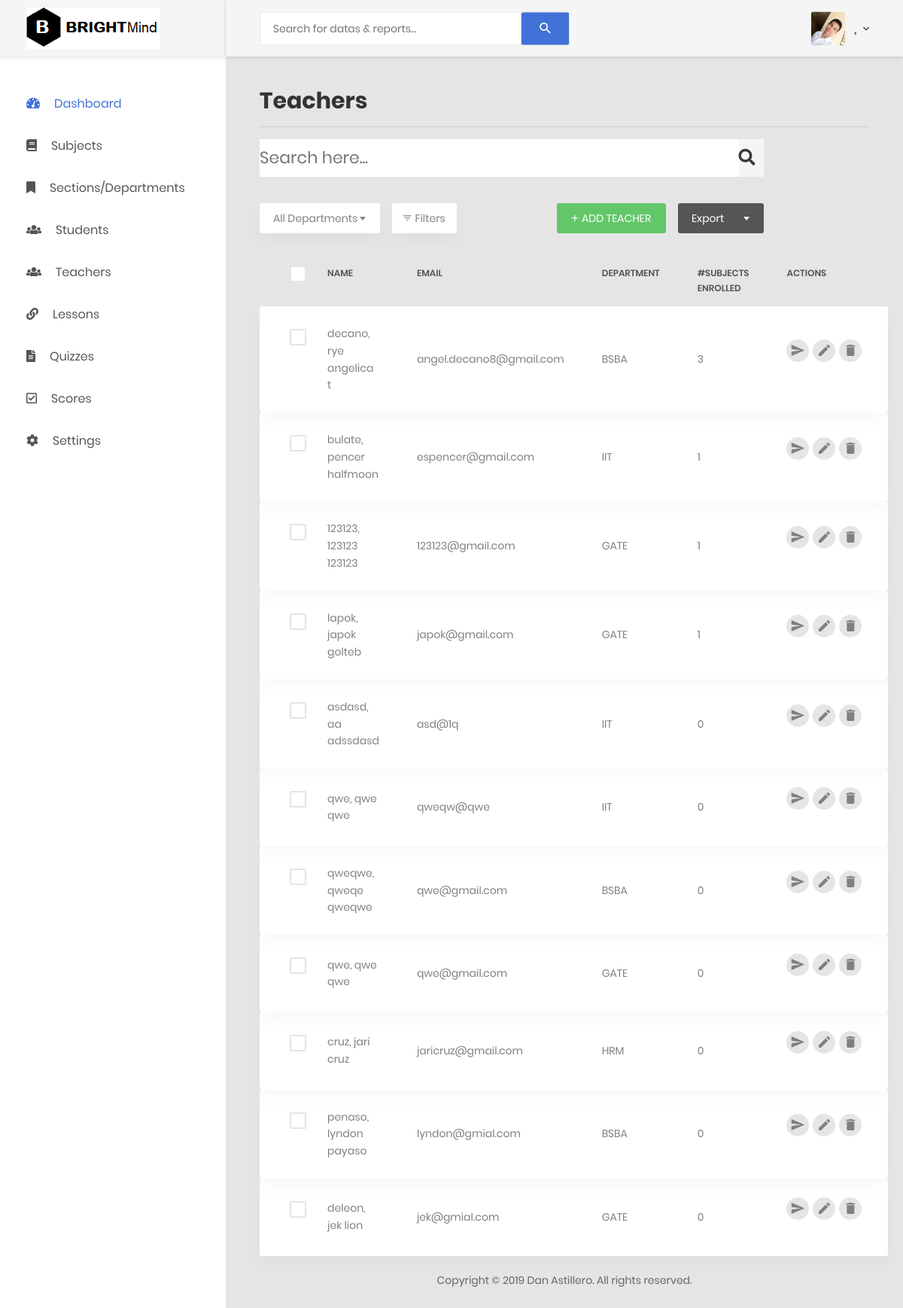
/adminteachers.php, run on an earlier commit of the app's database.
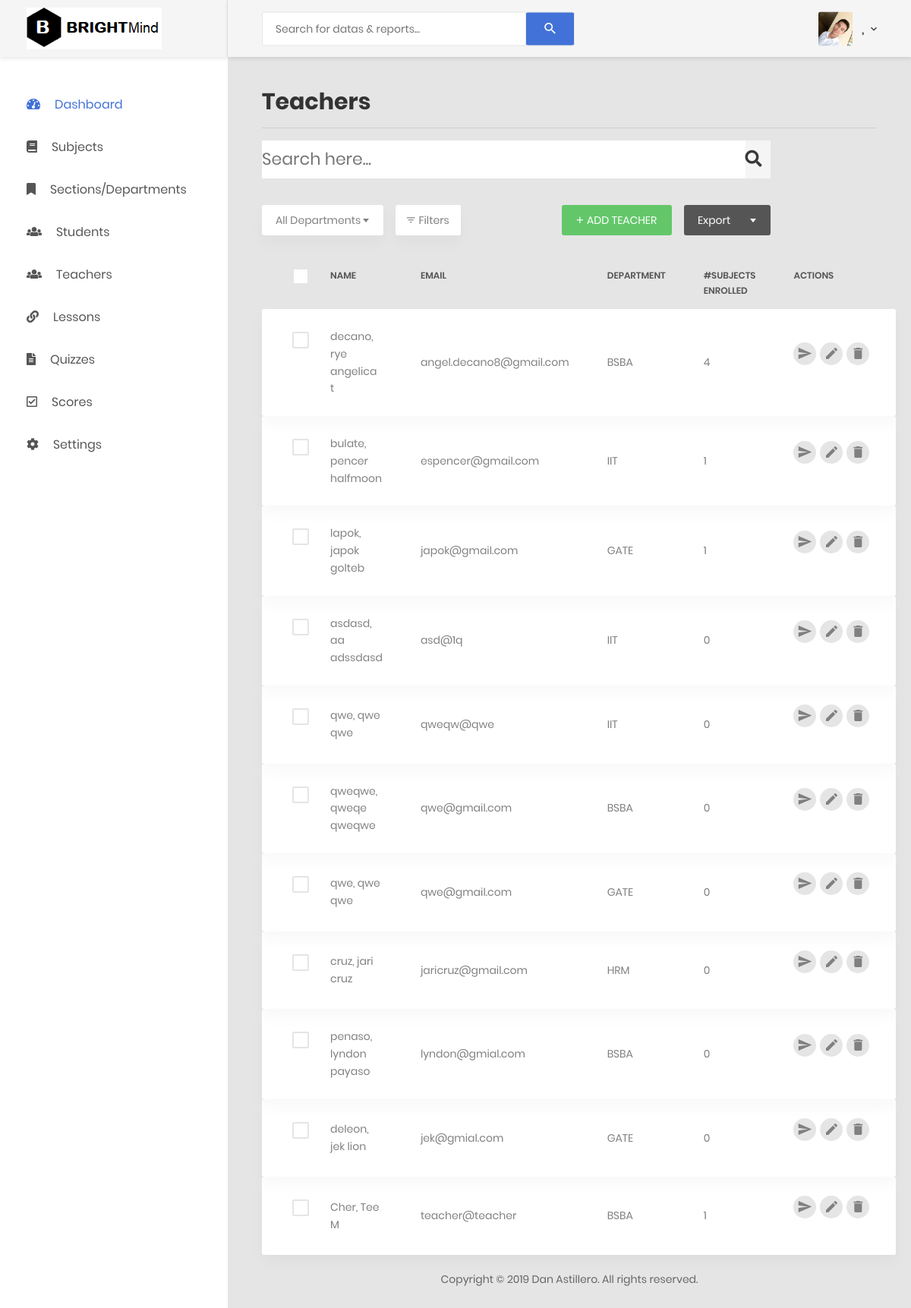
And on a later commit of the database.
### tables this page shows
CREATE TABLE IF NOT EXISTS `teacherstbl` (
  `teachersid` int(10) NOT NULL AUTO_INCREMENT,
  `email` varchar(100) NOT NULL,
  `password` varchar(100) NOT NULL,
  `fname` varchar(100) NOT NULL,
  `lname` varchar(100) NOT NULL,
  `mname` varchar(100) NOT NULL,
  `deptid` int(10) NOT NULL,
  PRIMARY KEY (`teachersid`)
);

### adminteachers.php (the view, shortened to what the changed rows need)
<!DOCTYPE html>
<html lang="en">
<head>
    <link href="css/font-face.css" rel="stylesheet" media="all">
    <link href="vendor/font-awesome-4.7/css/font-awesome.min.css" rel="stylesheet" media="all">
    <link href="vendor/font-awesome-5/css/fontawesome-all.min.css" rel="stylesheet" media="all">
    <link href="vendor/mdi-font/css/material-design-iconic-font.min.css" rel="stylesheet" media="all">
    <link href="vendor/bootstrap-4.1/bootstrap.min.css" rel="stylesheet" media="all">
    <link href="vendor/animsition/animsition.min.css" rel="stylesheet" media="all">
    <link href="vendor/bootstrap-progressbar/bootstrap-progressbar-3.3.4.min.css" rel="stylesheet" media="all">
    <link href="vendor/wow/animate.css" rel="stylesheet" media="all">
    <link href="vendor/css-hamburgers/hamburgers.min.css" rel="stylesheet" media="all">
    <link href="vendor/slick/slick.css" rel="stylesheet" media="all">
    <link href="vendor/select2/select2.min.css" rel="stylesheet" media="all">
    <link href="vendor/perfect-scrollbar/perfect-scrollbar.css" rel="stylesheet" media="all">
    <link href="css/theme.css" rel="stylesheet" media="all">
</head>
<body class="animsition">
    <div class="page-wrapper">
        <div class="page-container">
            <?php include("adminheader.php"); ?>
            <div class="main-content">
                <div class="section__content section__content--p30">
                    <div class="container-fluid">
                        <div>
                            <h2>Teachers</h2><hr/>
                        </div>
                        <div class="row">
                            <div class="col-md-10">
                                <div class="table-responsive table-responsive-data2">
                                  <table class="table table-data2">
                                        <thead>
                                            <tr>
                                                <th>
                                                    <label class="au-checkbox">
                                                        <span class="au-checkmark"></span>
                                                    </label>
                                                </th>
                                                <th>name</th>
                                                <th>email</th>
                                                <th>department</th>
                                                <th>#subjects enrolled</th>
                                                <th>Actions</th>
                                            </tr>
                                        </thead>
                                        <tbody id="response">
                                        <?php
                                        $sql="select teachersid, concat(lname, ', ', fname , ' ', mname) AS name, email, (SELECT departmentname from departmenttbl WHERE deptid=teacherstbl.deptid) AS departmentname, (SELECT count(subjectid) from teachersubjecttbl where teachersid=teacherstbl.teachersid) AS NoOfSubject FROM teacherstbl";
                                        $result=mysqli_query($con, $sql);
                                        if(mysqli_num_rows($result)){
                                        while($row = mysqli_fetch_array($result))
                                        {?>
                                            <tr class="tr-shadow">
                                                <td>
                                                    <label class="au-checkbox">
                                                        <span class="au-checkmark"></span>
                                                    </label>
                                                </td>
                                                <?php echo "<td>".$row['name']."</td>";?>
                                               <?php echo "<td>".$row['email']."</td>";?>
                                               <?php echo "<td>".$row['departmentname']."</td>";?>
                                                <?php echo "<td>".$row['NoOfSubject']."</td>";?>
                                                <td>
                                                    <div class="table-data-feature">
                                                        <button onclick="setmodalid(<?php echo $row['teachersid']; ?>)" class="item" data-toggle="modal" data-placement="top" title="Send Notification" type="button" data-target="#sendnotif">
                                                            <i class="zmdi zmdi-mail-send"></i>
                                                        </button>
                                                        <button type="button" onclick="editsteacher(<?php echo $row['teachersid']; ?>)" class="item" data-placement="top" title="Edit"  data-toggle="modal" data-target="#add">
                                                            <i class="zmdi zmdi-edit"></i>
                                                        </button>
                                                        <a href="<?php echo "processj.php?deleteteachers=1&id=".$row['teachersid'] ?>">
                                                        <button class="item" data-toggle="tooltip" data-placement="top" title="Delete">
                                                            <i class="zmdi zmdi-delete"></i>
                                                        </button>
                                                    </div>
                                                </td>
                                            </tr>
                                        <?php
                                        }
                                    }else{
                                        echo "<tr><td></td><td></td><td>No data Found</td><td></td><td></td><td></td>
                                        </tr>";
                                    }
                                    ?>
                                        </tbody>
                                    </table>
                                </div>
                            </div>
                        </div>
                    </div>
                </div>
                    </div>
        </div>
    </div>
</body>
</html>

What changed in the data, as far as the page shows it:
removed teacherstbl: name "123123, 123123 123123", email "123123@gmail.com", departmentname "GATE", NoOfSubject "1"
computed for teacherstbl "angel.decano8@gmail.com": NoOfSubject "3" → "4"
added teacherstbl: name "Cher, Tee M", email "teacher@teacher", departmentname "BSBA", NoOfSubject "1"
